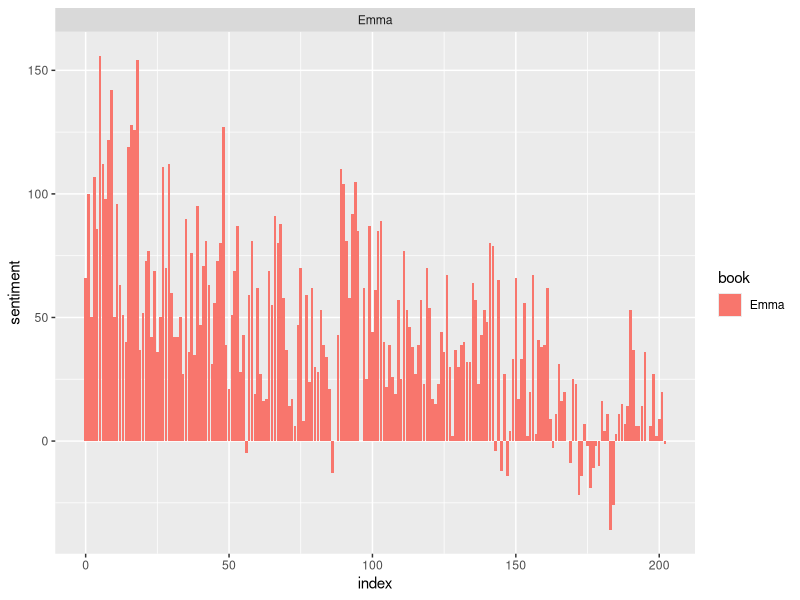
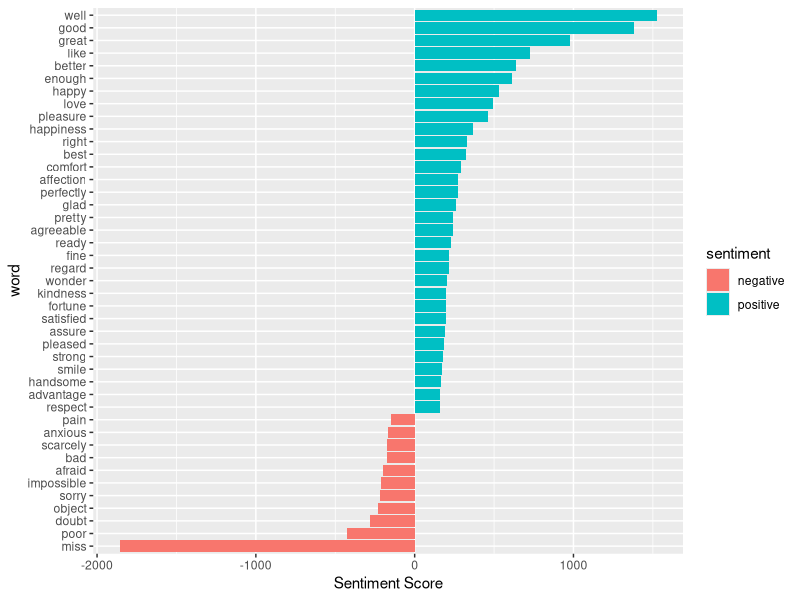
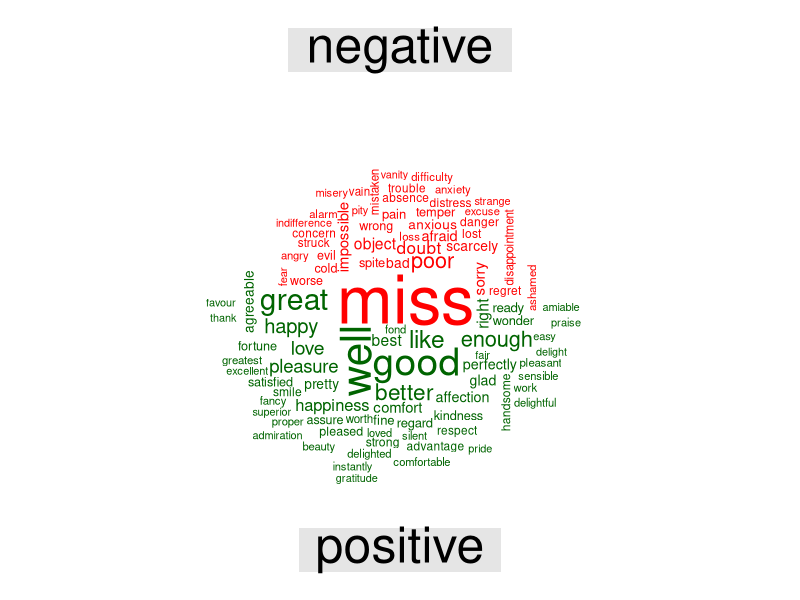

These charts were generated, in order, by the following R code:
install.packages("tidytext")
library(tidytext)
sentiments
get_sentiments("bing")
library(janeaustenr)
library(stringr)
library(tidytext)
library(dplyr)
tidy_data <- austen_books() %>%
  group_by(book) %>%
  mutate(linenumber = row_number(),
         chapter = cumsum(str_detect(text, regex("^chapter [\\divxlc]", 
                                                 ignore_case = TRUE)))) %>%
  ungroup() %>%
  unnest_tokens(word, text)
positive_senti <- get_sentiments("bing") %>%
  filter(sentiment == "positive")
tidy_data %>%
  filter(book == "Emma") %>%
  semi_join(positive_senti) %>%
  count(word, sort = TRUE)
library(tidyr)
bing <- get_sentiments("bing")
Emma_sentiment <- tidy_data %>%
  inner_join(bing) %>%
  count(book = "Emma" , index = linenumber %/% 80, sentiment) %>%
  spread(sentiment, n, fill = 0) %>%
  mutate(sentiment = positive - negative)
library(ggplot2)
ggplot(Emma_sentiment, aes(index, sentiment, fill = book)) +
  geom_bar(stat = "identity", show.legend = TRUE) +
  facet_wrap(~book, ncol = 2, scales = "free_x")
counting_words <- tidy_data %>%
  inner_join(bing) %>%
  count(word, sentiment, sort = TRUE)
head(counting_words)
counting_words %>%
  filter(n > 150) %>%
  mutate(n = ifelse(sentiment == "negative", -n, n)) %>%
  mutate(word = reorder(word, n)) %>%
  ggplot(aes(word, n, fill = sentiment))+
  geom_col() +
  coord_flip() +
  labs(y = "Sentiment Score")
library(reshape2)
library(wordcloud)
tidy_data %>%
  inner_join(bing) %>%
  count(word, sentiment, sort = TRUE) %>%
  acast(word ~ sentiment, value.var = "n", fill = 0) %>%
  comparison.cloud(colors = c("red", "dark green"),
                   max.words = 100)
